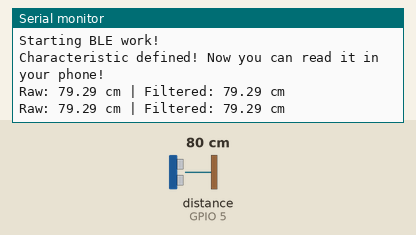
Simulated run of this program. Board: Seeed XIAO ESP32-C3. On the bench: the last lines printed to the serial monitor. Wiring (inferred from the names in the program): ultrasonic range finder: trigger GPIO 4; echo GPIO 5. Inputs (shaded band) come from the test bench; at power-on: distance to the obstacle (sensor on GPIO 5) 80 cm. The echo pulse lasts 58.3 µs per cm; nothing arrives over Bluetooth unless stated; a phone connects over Bluetooth LE 3 s after start.

Above: at 1.8 s.
1.9 s: distance to the obstacle (sensor on GPIO 5) set to 2 cm
At 5.8 s:
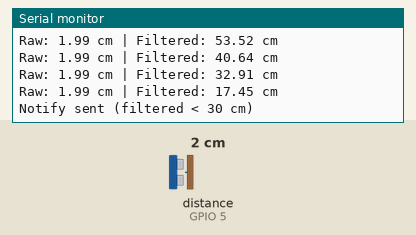
6.0 s: distance to the obstacle (sensor on GPIO 5) set to 4 cm
At 6.8 s:
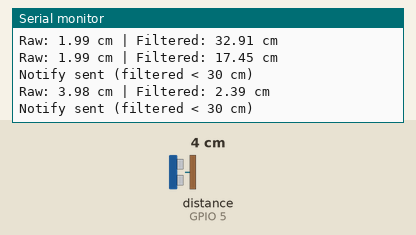
Timing chart, 0 to 9.0 s (numbered marks = the images above; inputs shaded):
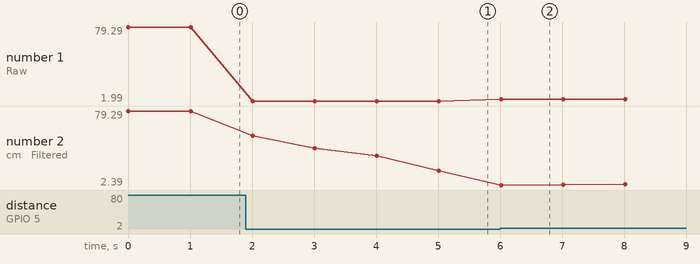

The program:

main.cpp
```cpp
#include <Arduino.h>
#include <BLEDevice.h>
#include <BLEServer.h>
#include <BLEUtils.h>
#include <BLE2902.h>
#include <stdlib.h>

BLEServer* pServer = NULL;
BLECharacteristic* pCharacteristic = NULL;
bool deviceConnected = false;
bool oldDeviceConnected = false;
unsigned long previousMillis = 0;
const long interval = 1000;

// TODO: add new global variables for your sensor readings and processed data
// HC-SR04 pins
#define TRIG_PIN 4
#define ECHO_PIN 5

// raw & filtered distance
float rawDistance = 0.0;
float filteredDistance = 0.0;

// moving average DSP
#define FILTER_SIZE 5
float distanceBuffer[FILTER_SIZE];
int bufferIndex = 0;
bool bufferFilled = false;

// TODO: Change the UUID to your own (any specific one works, but make sure they're different from others'). You can generate one here: https://www.uuidgenerator.net/
#define SERVICE_UUID        "9f60ea96-04b9-47e6-9f15-2070e3a3ce5b"
#define CHARACTERISTIC_UUID "d866c44d-2845-4bce-b8b8-034dc50a8e91"

class MyServerCallbacks : public BLEServerCallbacks {
    void onConnect(BLEServer* pServer) {
        deviceConnected = true;
    };

    void onDisconnect(BLEServer* pServer) {
        deviceConnected = false;
    }
};

// TODO: add DSP algorithm functions here
float movingAverageFilter(float newValue) {
  distanceBuffer[bufferIndex] = newValue;
  bufferIndex = (bufferIndex + 1) % FILTER_SIZE;

  if (bufferIndex == 0) {
    bufferFilled = true;
  }

  int count = bufferFilled ? FILTER_SIZE : bufferIndex;
  float sum = 0.0;
  for (int i = 0; i < count; i++) {
    sum += distanceBuffer[i];
  }
  return sum / count;
}

void setup() {
    Serial.begin(115200);
    Serial.println("Starting BLE work!");

    // TODO: add codes for handling your sensor setup (pinMode, etc.)
    pinMode(TRIG_PIN, OUTPUT);
    pinMode(ECHO_PIN, INPUT);
    digitalWrite(TRIG_PIN, LOW);

    // TODO: name your device to avoid conflictions
    BLEDevice::init("Pollyyao_Server");
    pServer = BLEDevice::createServer();
    pServer->setCallbacks(new MyServerCallbacks());
    BLEService *pService = pServer->createService(SERVICE_UUID);
    pCharacteristic = pService->createCharacteristic(
        CHARACTERISTIC_UUID,
        BLECharacteristic::PROPERTY_READ |
        BLECharacteristic::PROPERTY_WRITE |
        BLECharacteristic::PROPERTY_NOTIFY
    );
    pCharacteristic->addDescriptor(new BLE2902());
    pCharacteristic->setValue("Hello World");
    pService->start();
    // BLEAdvertising *pAdvertising = pServer->getAdvertising();  // this still is working for backward compatibility
    BLEAdvertising *pAdvertising = BLEDevice::getAdvertising();
    pAdvertising->addServiceUUID(SERVICE_UUID);
    pAdvertising->setScanResponse(true);
    pAdvertising->setMinPreferred(0x06);  // functions that help with iPhone connections issue
    pAdvertising->setMinPreferred(0x12);
    BLEDevice::startAdvertising();
    Serial.println("Characteristic defined! Now you can read it in your phone!");
}

void loop() {
    // TODO: add codes for handling your sensor readings (analogRead, etc.)
    // HC-SR04 trigger
    digitalWrite(TRIG_PIN, LOW);
    delayMicroseconds(2);
    digitalWrite(TRIG_PIN, HIGH);
    delayMicroseconds(10);
    digitalWrite(TRIG_PIN, LOW);
    // read echo
    long duration = pulseIn(ECHO_PIN, HIGH, 30000);
    rawDistance = duration * 0.034 / 2.0;

    // TODO: use your defined DSP algorithm to process the readings
    filteredDistance = movingAverageFilter(rawDistance);
    Serial.print("Raw: ");
    Serial.print(rawDistance);
    Serial.print(" cm | Filtered: ");
    Serial.print(filteredDistance);
    Serial.println(" cm");

    if (deviceConnected) {
        // Send new readings to database
        // TODO: change the following code to send your own readings and processed data
        unsigned long currentMillis = millis();
        if (currentMillis - previousMillis >= interval) {
             previousMillis = currentMillis;
        if (filteredDistance < 30.0) {
            String msg = String(filteredDistance);
            pCharacteristic->setValue(msg.c_str());
            pCharacteristic->notify();
            Serial.println("Notify sent (filtered < 30 cm)");
        }
    }
}
    // disconnecting
    if (!deviceConnected && oldDeviceConnected) {
        delay(500);  // give the bluetooth stack the chance to get things ready
        pServer->startAdvertising();  // advertise again
        Serial.println("Start advertising");
        oldDeviceConnected = deviceConnected;
    }
    // connecting
    if (deviceConnected && !oldDeviceConnected) {
        // do stuff here on connecting
        oldDeviceConnected = deviceConnected;
    }
    delay(1000);
}
```

Measured:
- after the input at 1.9 s, the serial monitor: prints a new line after 0.11 s (image 1)
- after the input at 6.0 s, the serial monitor: prints a new line at once (image 2)
- plotted number 1: 79.29 → 1.99 after the input at 1.9 s, 1.99 → 3.98 after the input at 6.0 s
- plotted number 2: 79.29 → 17.45 after the input at 1.9 s, 17.45 → 3.98 after the input at 6.0 s
